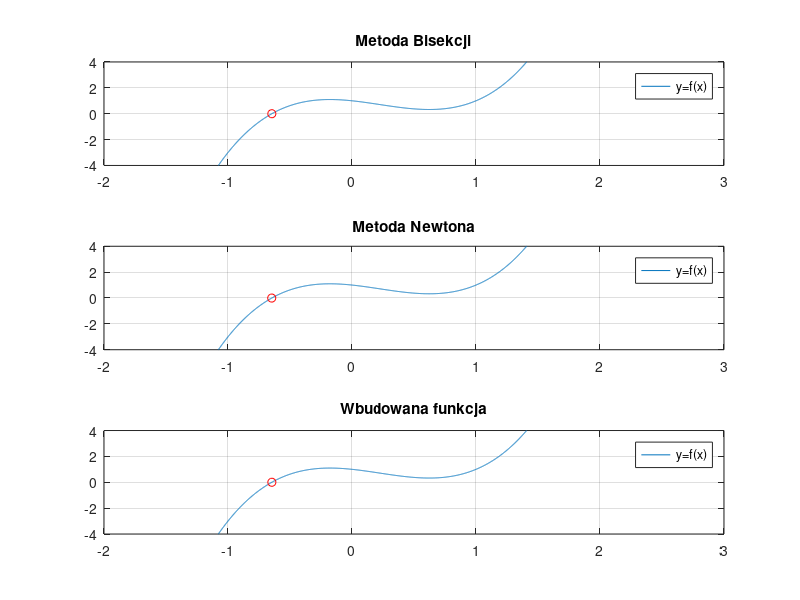

Here is the MATLAB script that generated this plot:
clc; clear all;
%% Przykładowa funkcja
dx = 0.001;
x = -2:dx:3;
f=@(p)3*p.^3-2*p.^2-p+1;
a=[3,-2,-1,1];
e = 0.001;
y=f(x);

%% Metoda bisekcji
iM1=20;
i1=1;
x2=x;
t1start=tic;
while (i1<iM1 && abs(x2(end)-x2(1))>e && length(x2) ~= 1)
    i1=i1+1;
    s=((x2(1)+x2(end))/2);
    if f(x2(1))*f(s) < 0
        x2=x2(1):dx:s;
    else
        x2=s:dx:x2(end);
    end
end

if i1 == iM1;
    disp('Być może został popełniony błąd w obliczeniach metodą bisekcji');
end
t1stop=toc(t1start);
%% Metoda Newtona
t2start=tic;
iM2=30;
i2=1;
x3=-0.8;
while (i2<iM2 && abs((f(x3)/((f(x3+dx)-f(x3))/dx)))> e && abs(f(x3))>e)
    i2 = i2+1;
    x3=x3 - (f(x3)/((f(x3+dx)-f(x3))/dx));
end

if i2 == iM2;
    disp('Być może został popełniony błąd w obliczeniach metodą Newtona');
end
t2stop=toc(t2start);

%% Wbudowana funkcja
t3start=tic;
x4=roots(a);
t3stop=toc(t3start);

%% Wykresy
figure(1)
subplot(3,1,1)
plot(x,y);
hold on, grid on;
plot(x2,f(x2),'ro');
title('Metoda Bisekcji');
legend('y=f(x)');
ylim([-4,4]);

subplot(3,1,2)
plot(x,y);
hold on, grid on;
plot(x3,f(x3),'ro');
title('Metoda Newtona');
legend('y=f(x)');
ylim([-4,4]);

subplot(3,1,3)
plot(x,y);
hold on, grid on;
plot(x4(1),f(x4(1)),'ro');
title('Wbudowana funkcja');
legend('y=f(x)');   
ylim([-4,4]);


%% Wyświetlenie czasu liczenia różnych metod
disp(['Czas liczenia metodą bisekcji wyniósł: ',num2str(t1stop*1000),'ms']);
disp(['Czas liczenia metodą Newtona wyniósł: ',num2str(t2stop*1000),'ms']);
disp(['Czas liczenia wbudowaną funkcją wyniósł: ',num2str(t3stop*1000),'ms']);